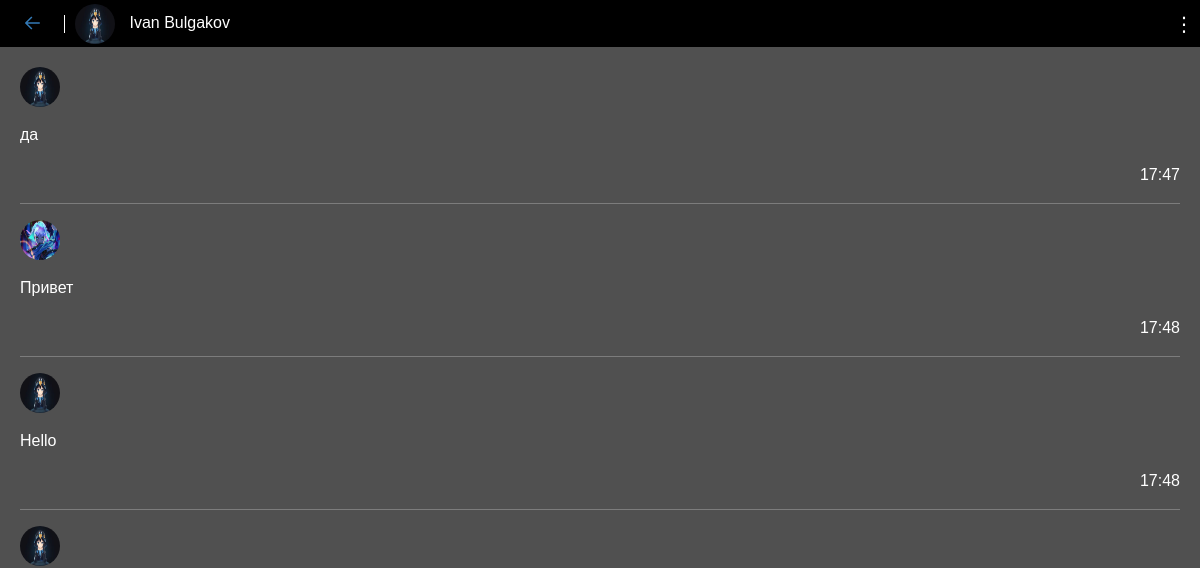
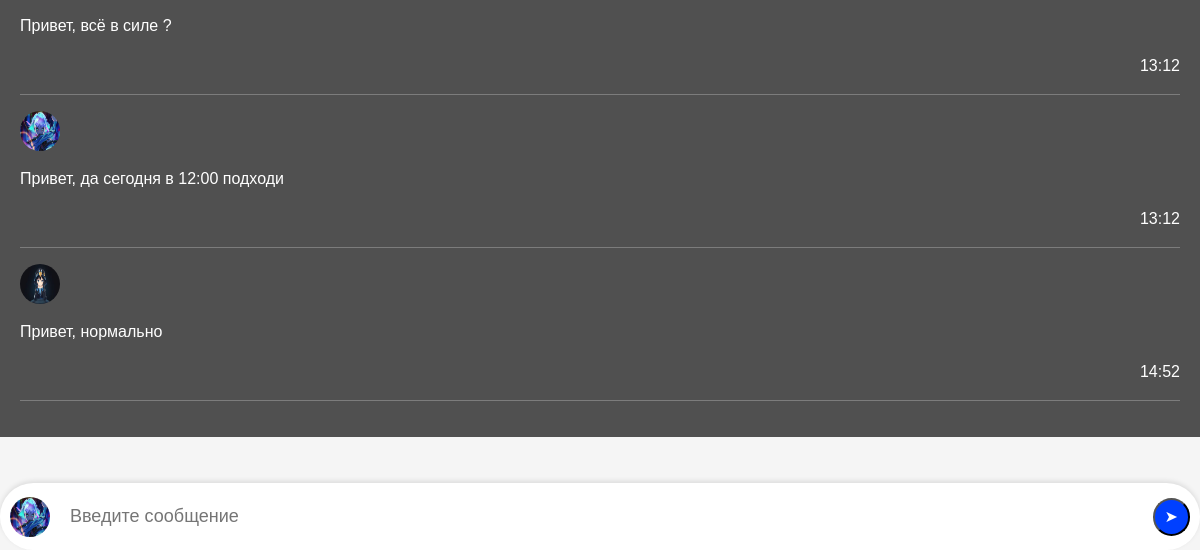
Before: /messages/7/ (signed in) with the older database file (2 pictures, top to bottom).
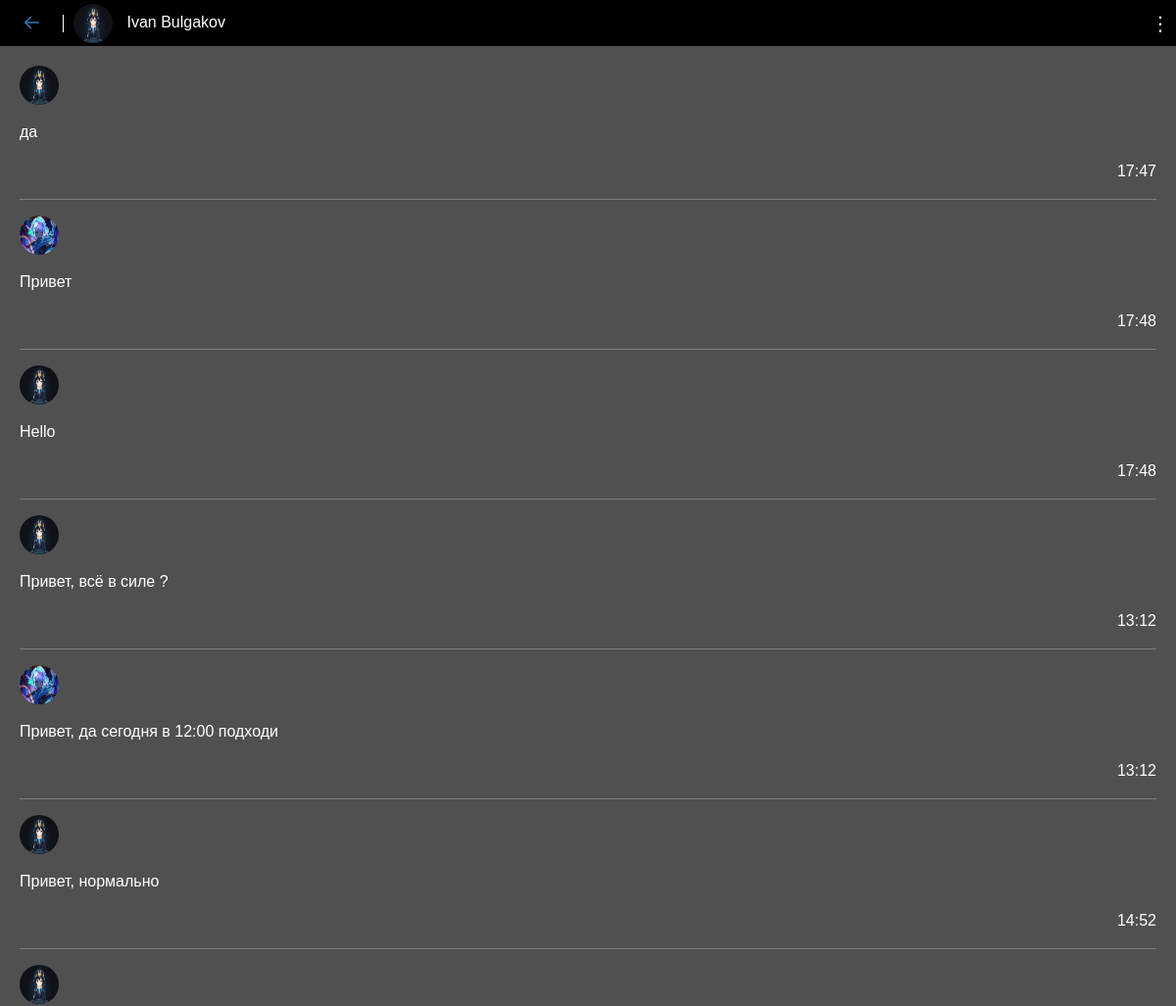
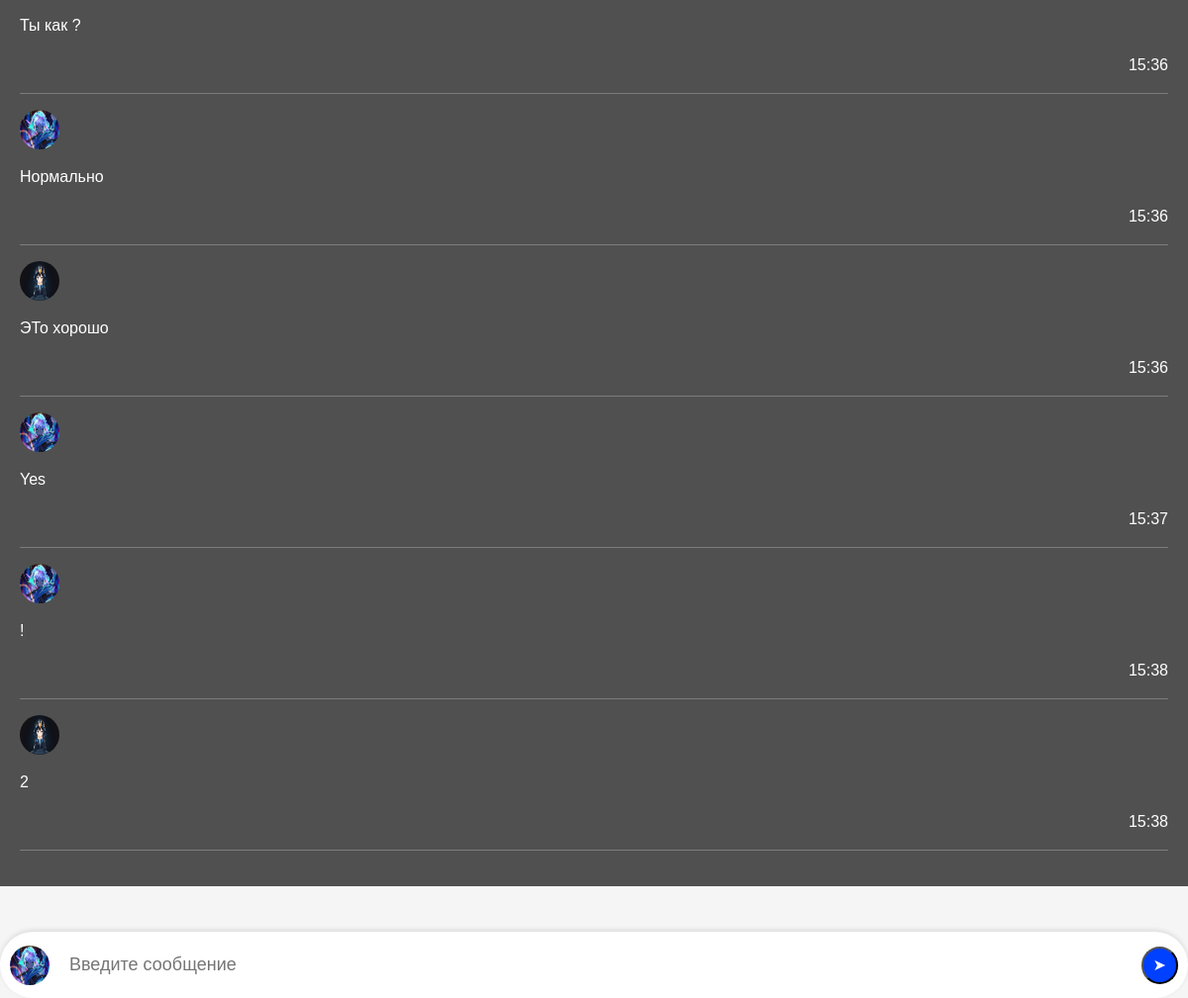
After: the same page with the newer database file (2 pictures, top to bottom).
### user_messeges/models.py (models this page shows, shortened)
class ConversationMessage(models.Model):
    conversation = models.ForeignKey(Conversation, related_name='messages', on_delete=models.CASCADE)
    content = models.TextField()
    created_at = models.DateTimeField(auto_now_add=True)
    created_by = models.ForeignKey(User, related_name='created_messages', on_delete=models.CASCADE)

### user_profile/models.py (models this page shows, shortened)
class Profile(models.Model):
    user = models.OneToOneField(User, null=True, blank=True, on_delete=models.CASCADE)
    first_name = models.CharField(max_length=100)
    last_name = models.CharField(max_length=100)
    email = models.EmailField()
    telegram_url = models.URLField(blank=True, null=True)
    youtube_url = models.URLField(blank=True, null=True)
    vk_url = models.URLField(blank=True, null=True)
    profile_picture = models.ImageField("Изображения", default="profile_pictures/default_profile_picture.jpg",
                                        null=True,
                                        blank=True, upload_to='media/profile_pictures')
    city = models.CharField(max_length=100)

### user_messeges/views.py (the view)
# urls.py: path('messages/<int:pk>/', views.detail, name='detail'),
@login_required
def detail(request, pk):
    conversation = Conversation.objects.filter(members__in=[request.user.id]).get(pk=pk)
    interlocutor = conversation.members.exclude(id=request.user.id).first()
    if request.method == 'POST':
        form = ConversationMessageForm(request.POST)
        if form.is_valid():
            conversation_message = form.save(commit=False)
            conversation_message.conversation = conversation
            conversation_message.created_by = request.user
            conversation_message.save()
            conversation.save()
            return redirect('detail', pk=pk)
    else:
        form = ConversationMessageForm()
    return render(request, 'detail.html', {
        'conversation': conversation,
        'form': form,
        'interlocutor': interlocutor
    })

### user_messeges/forms.py
class ConversationMessageForm(forms.ModelForm):
    class Meta:
        model = ConversationMessage
        fields = ['content']
        widgets = {
            "content": Textarea(attrs={
                'class': 'form-control',
                'placeholder': 'Сообщения'
            }),
        }

### user_messeges/templates/detail.html (shortened to what this page needs)
{% extends 'tasks_app/layout.html' %}
{% load static %}
{% block content %}
<div class="col">
    <a class="arrow-3" href="/message/">
</a>
    <a href="{% url 'user_profile' interlocutor.id %}" class="user-link">
        <img class="profile-pic" src="{{ interlocutor.profile.profile_picture.url }}">
        {{ interlocutor.profile.first_name }} {{ interlocutor.profile.last_name }}
    </a>
<div class="dropdown">
    <button class="dropbtn">⋮</button>
</div>
</div>
<div id="here">
    <div   class="chat-container">
    {% for message in conversation.messages.all %}
        <div class="message-container {% if message.created_by == request.user %}right{% else %}left{% endif %}"
             {% if forloop.last %}id="last-message"{% endif %}>
            <div class="messages">
                <img class="profile-pic" src="{{ message.created_by.profile.profile_picture.url }}">
                <p>{{ message.content|linebreaks|urlize }}</p>
                <div class="time_mess" align="right">{{ message.created_at|time:"H:i" }}</div>
            <hr>
            </div>
        </div>
    {% endfor %}
</div>
</div>
<form method="post">
    <div id="message-input-container">
        <img id="profile-pic" class="profile-pic" src="{{ request.user.profile.profile_picture.url }}">
        <input id="message-input" type="text" name="content" placeholder="Введите сообщение" required>
        <button type="submit" class="send-button" style="background-color: #0040FF; border-radius: 50%; padding: 5px 10px;
         color: white; margin-left: 120px;">
           ➤
        </button>
    </div>
</form>
{% endblock %}

Changed rows visible on the page:
added ConversationMessage: created_by.profile.profile_picture (picture), content "Ты как ?", created_at "15:36"
added ConversationMessage: created_by.profile.profile_picture (picture), content "Нормально", created_at "15:36"
added ConversationMessage: created_by.profile.profile_picture (picture), content "ЭТо хорошо", created_at "15:36"
added ConversationMessage: created_by.profile.profile_picture (picture), content "Yes", created_at "15:37"
added ConversationMessage: created_by.profile.profile_picture (picture), content "!", created_at "15:38"
added ConversationMessage: created_by.profile.profile_picture (picture), content "2", created_at "15:38"
